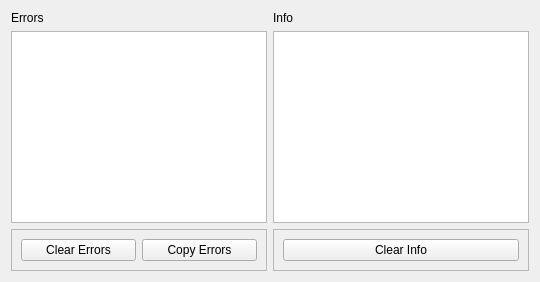
      <widget class="QWidget" name="tab_4">
       <attribute name="title">
        <string>Info</string>
       </attribute>
       <layout class="QGridLayout" name="gridLayout_13">
        <item row="0" column="0">
         <widget class="QLabel" name="label_25">
          <property name="text">
           <string>Errors</string>
          </property>
         </widget>
        </item>
        <item row="0" column="1">
         <widget class="QLabel" name="label_26">
          <property name="text">
           <string>Info</string>
          </property>
         </widget>
        </item>
        <item row="1" column="0">
         <widget class="QPlainTextEdit" name="errors_pte"/>
        </item>
        <item row="1" column="1">
         <widget class="QPlainTextEdit" name="info_pte"/>
        </item>
        <item row="2" column="0">
         <widget class="QFrame" name="frame_3">
          <property name="frameShape">
           <enum>QFrame::StyledPanel</enum>
          </property>
          <property name="frameShadow">
           <enum>QFrame::Raised</enum>
          </property>
          <layout class="QGridLayout" name="gridLayout_11">
           <item row="0" column="0">
            <widget class="QPushButton" name="clear_errors_pb">
             <property name="text">
              <string>Clear Errors</string>
             </property>
            </widget>
           </item>
           <item row="0" column="1">
            <widget class="QPushButton" name="copy_errors_pb">
             <property name="text">
              <string>Copy Errors</string>
             </property>
            </widget>
           </item>
          </layout>
         </widget>
        </item>
        <item row="2" column="1">
         <widget class="QFrame" name="frame_4">
          <property name="frameShape">
           <enum>QFrame::StyledPanel</enum>
          </property>
          <property name="frameShadow">
           <enum>QFrame::Raised</enum>
          </property>
          <layout class="QGridLayout" name="gridLayout_12">
           <item row="0" column="0">
            <widget class="QPushButton" name="clear_info_pb">
             <property name="text">
              <string>Clear Info</string>
             </property>
            </widget>
           </item>
          </layout>
         </widget>
        </item>
       </layout>
      </widget>
